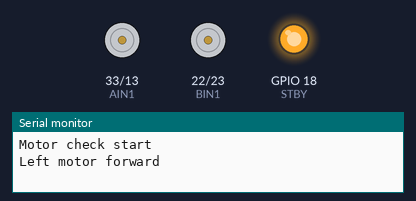
Simulated run of this sketch. Board: ESP32. Parts: motor-driver pin pairs drawn as motors (green arrow = first pin HIGH = forward, orange = second pin HIGH = backward, longer = more drive, scaled by the enable pin, stopped while the standby pin is LOW), output pins drawn as LEDs (lit = HIGH), the last lines printed to the serial monitor.

Above: at 0.5 s.
At 4.2 s:
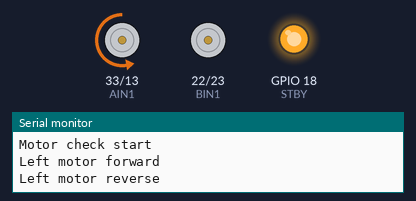
At 6.7 s:
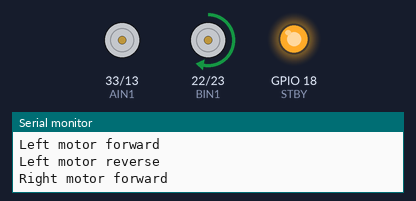
At 12.0 s:
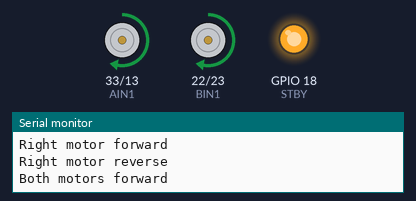
Timing chart, 0 to 18.9 s (numbered marks = the images above):
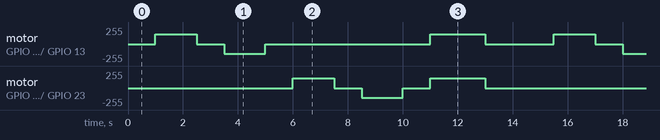

Measured:
- by itself, motor on GPIO 33 (AIN1) / GPIO 13 (AIN2): repeats every 14.5 s: stopped 1.0 s, backward 149/255 1.5 s, stopped 6.0 s, forward 149/255 2.0 s, stopped 2.5 s, forward 149/255 1.5 s
- by itself, motor on GPIO 22 (BIN1) / GPIO 23 (BIN2): repeats every 14.5 s: stopped 1.0 s, backward 149/255 1.5 s, stopped 1.0 s, forward 149/255 2.0 s, stopped 7.5 s, forward 149/255 1.5 s

The sketch:

Motor_test_code.ino
```cpp
#include <Arduino.h>

#define PWMA 32
#define AIN1 33
#define AIN2 13
#define PWMB 21
#define BIN1 22
#define BIN2 23
#define STBY 18

#define PWM_FREQ 5000
#define PWM_RES 8
#define PWM_CH_A 0
#define PWM_CH_B 1

void setLeftMotor(int speedVal) {
  speedVal = constrain(speedVal, -255, 255);
  if (speedVal >= 0) {
    digitalWrite(AIN1, HIGH);
    digitalWrite(AIN2, LOW);
  } else {
    digitalWrite(AIN1, LOW);
    digitalWrite(AIN2, HIGH);
    speedVal = -speedVal;
  }
  ledcWrite(PWM_CH_A, speedVal);
}

void setRightMotor(int speedVal) {
  speedVal = constrain(speedVal, -255, 255);
  if (speedVal >= 0) {
    digitalWrite(BIN1, HIGH);
    digitalWrite(BIN2, LOW);
  } else {
    digitalWrite(BIN1, LOW);
    digitalWrite(BIN2, HIGH);
    speedVal = -speedVal;
  }
  ledcWrite(PWM_CH_B, speedVal);
}

void stopAll() {
  ledcWrite(PWM_CH_A, 0);
  ledcWrite(PWM_CH_B, 0);
}

void setup() {
  Serial.begin(115200);

  pinMode(AIN1, OUTPUT);
  pinMode(AIN2, OUTPUT);
  pinMode(BIN1, OUTPUT);
  pinMode(BIN2, OUTPUT);
  pinMode(STBY, OUTPUT);

  digitalWrite(STBY, HIGH);

  ledcSetup(PWM_CH_A, PWM_FREQ, PWM_RES);
  ledcSetup(PWM_CH_B, PWM_FREQ, PWM_RES);
  ledcAttachPin(PWMA, PWM_CH_A);
  ledcAttachPin(PWMB, PWM_CH_B);

  Serial.println("Motor check start");
}

void loop() {
  Serial.println("Left motor forward");
  setLeftMotor(150);
  stopAll();
  delay(1000);
  setLeftMotor(150);
  delay(1500);
  stopAll();
  delay(1000);

  Serial.println("Left motor reverse");
  setLeftMotor(-150);
  delay(1500);
  stopAll();
  delay(1000);

  Serial.println("Right motor forward");
  setRightMotor(150);
  delay(1500);
  stopAll();
  delay(1000);

  Serial.println("Right motor reverse");
  setRightMotor(-150);
  delay(1500);
  stopAll();
  delay(1000);

  Serial.println("Both motors forward");
  setLeftMotor(150);
  setRightMotor(150);
  delay(2000);
  stopAll();
  delay(1500);
}
```
